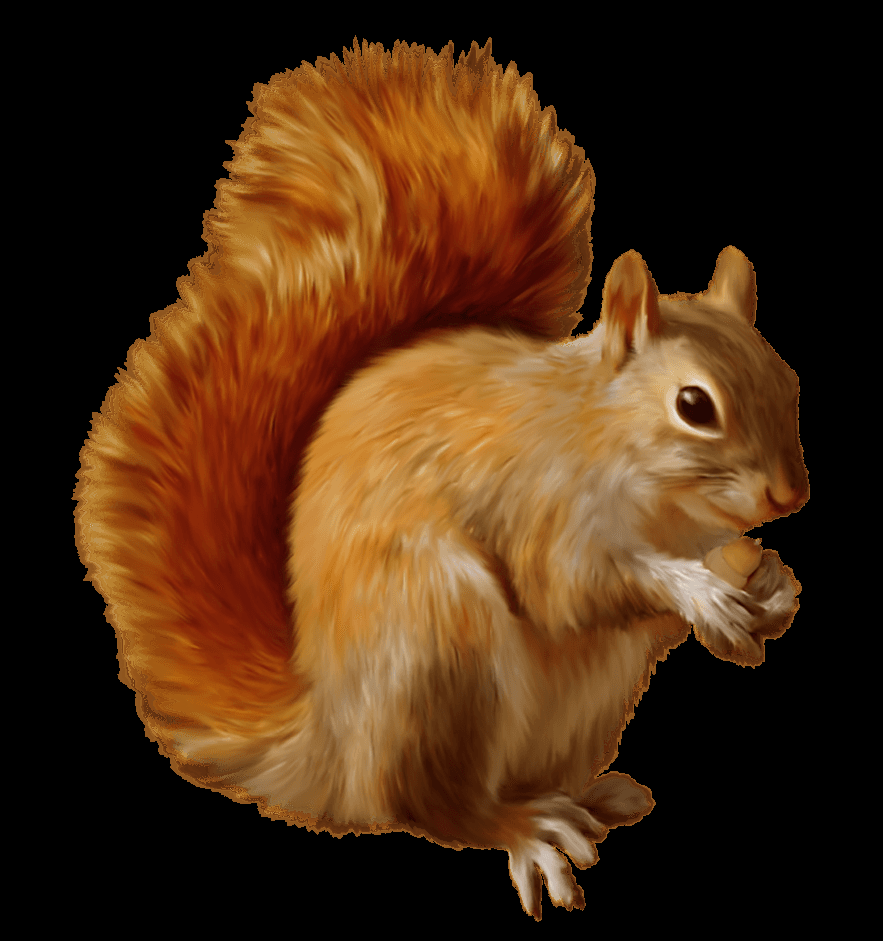
#> input picture hafta3/ders2/derste_yazdiklarim/sincap.png, 883 x 941 px, found by its file name
$ python opencv_resim_okuma.py
#> lines starting #> are read from the running program, lines starting #| are printed output that depends on the picture
# Resim açma
import cv2
img = cv2.imread('hafta3/ders2/derste_yazdiklarim/sincap.png')
#> img is the input picture: shape (941, 883, 3); mean B, G, R 18.9, 43.9, 74
print(img)  # None döner
#> (printed output is left out)
cv2.imshow('Deneme',img)

# Resim açma, gritonlu
img1 = cv2.imread('hafta3/ders2/derste_yazdiklarim/sincap.png', cv2.IMREAD_GRAYSCALE)
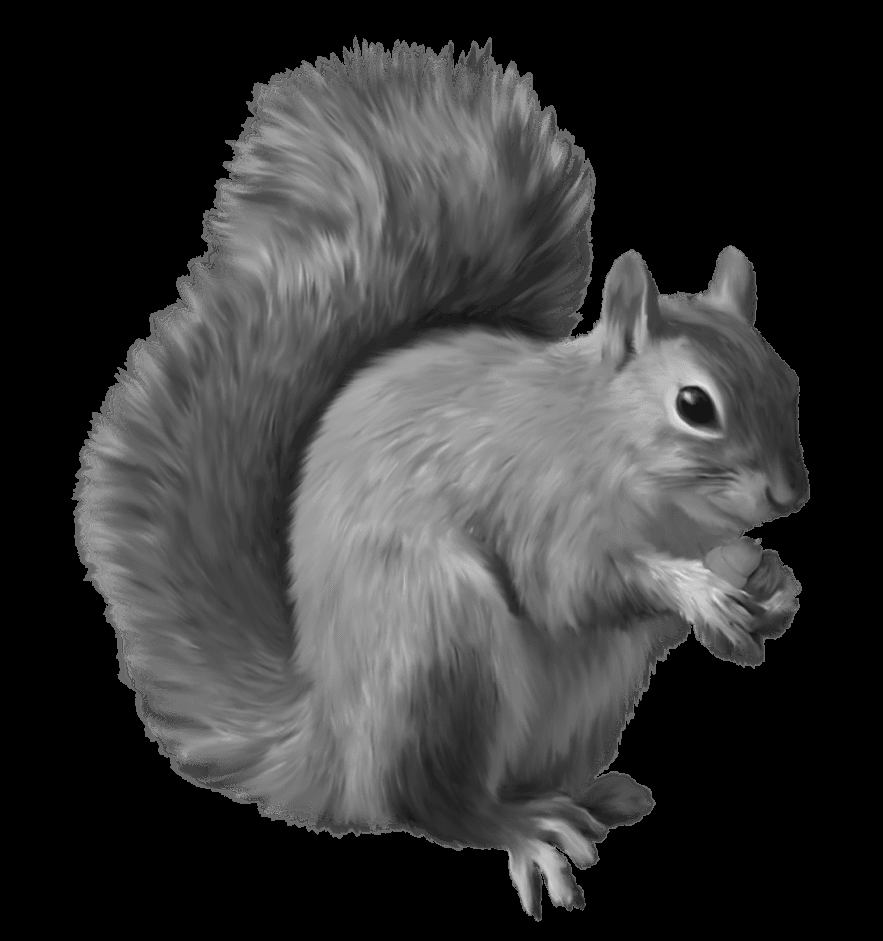
#> img1: shape (941, 883); min 0, max 223, mean 54.3
cv2.imshow('Deneme1',img1)

# Resim açma, siyah beyaz
img2 = cv2.imread('hafta3/ders2/derste_yazdiklarim/sincap.png', 0) # IMREAD_GRAYSCALE
cv2.imshow('Deneme2',img2)
cv2.waitKey(0)
cv2.destroyAllWindows()
